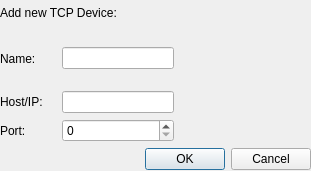
<?xml version="1.0" encoding="UTF-8"?>
<ui version="4.0">
 <class>AddDeviceDialog</class>
 <widget class="QDialog" name="AddDeviceDialog">
  <property name="geometry">
   <rect>
    <x>0</x>
    <y>0</y>
    <width>311</width>
    <height>171</height>
   </rect>
  </property>
  <property name="windowTitle">
   <string>Dialog</string>
  </property>
  <widget class="QWidget" name="layoutWidget">
   <property name="geometry">
    <rect>
     <x>0</x>
     <y>0</y>
     <width>311</width>
     <height>170</height>
    </rect>
   </property>
   <layout class="QGridLayout" name="gridLayout">
    <item row="1" column="3" rowspan="2">
     <widget class="QLabel" name="NameTakenLabel">
      <property name="text">
       <string/>
      </property>
     </widget>
    </item>
    <item row="0" column="2" colspan="2">
     <spacer name="horizontalSpacer_3">
      <property name="orientation">
       <enum>Qt::Horizontal</enum>
      </property>
      <property name="sizeHint" stdset="0">
       <size>
        <width>40</width>
        <height>20</height>
       </size>
      </property>
     </spacer>
    </item>
    <item row="3" column="0">
     <widget class="QLabel" name="addressLabel">
      <property name="text">
       <string>Host/IP:</string>
      </property>
     </widget>
    </item>
    <item row="1" column="0" rowspan="2">
     <widget class="QLabel" name="nameLabel">
      <property name="text">
       <string>Name:</string>
      </property>
     </widget>
    </item>
    <item row="3" column="3">
     <spacer name="horizontalSpacer">
      <property name="orientation">
       <enum>Qt::Horizontal</enum>
      </property>
      <property name="sizeHint" stdset="0">
       <size>
        <width>40</width>
        <height>20</height>
       </size>
      </property>
     </spacer>
    </item>
    <item row="3" column="1" colspan="2">
     <widget class="QLineEdit" name="HostEdit"/>
    </item>
    <item row="4" column="0">
     <widget class="QLabel" name="portLabel">
      <property name="text">
       <string>Port:</string>
      </property>
     </widget>
    </item>
    <item row="0" column="0" colspan="2">
     <widget class="QLabel" name="TitleLabel">
      <property name="text">
       <string>Add new TCP Device:</string>
      </property>
     </widget>
    </item>
    <item row="1" column="1" rowspan="2" colspan="2">
     <widget class="QLineEdit" name="NameEdit"/>
    </item>
    <item row="5" column="0" colspan="4">
     <widget class="QDialogButtonBox" name="buttonBox">
      <property name="orientation">
       <enum>Qt::Horizontal</enum>
      </property>
      <property name="standardButtons">
       <set>QDialogButtonBox::Cancel|QDialogButtonBox::Ok</set>
      </property>
     </widget>
    </item>
    <item row="4" column="3">
     <spacer name="horizontalSpacer_2">
      <property name="orientation">
       <enum>Qt::Horizontal</enum>
      </property>
      <property name="sizeHint" stdset="0">
       <size>
        <width>40</width>
        <height>20</height>
       </size>
      </property>
     </spacer>
    </item>
    <item row="4" column="1" colspan="2">
     <widget class="QSpinBox" name="PortEdit">
      <property name="maximum">
       <number>65535</number>
      </property>
     </widget>
    </item>
   </layout>
  </widget>
 </widget>
 <tabstops>
  <tabstop>NameEdit</tabstop>
  <tabstop>HostEdit</tabstop>
  <tabstop>PortEdit</tabstop>
 </tabstops>
 <resources/>
 <connections>
  <connection>
   <sender>buttonBox</sender>
   <signal>accepted()</signal>
   <receiver>AddDeviceDialog</receiver>
   <slot>accept()</slot>
   <hints>
    <hint type="sourcelabel">
     <x>248</x>
     <y>254</y>
    </hint>
    <hint type="destinationlabel">
     <x>157</x>
     <y>274</y>
    </hint>
   </hints>
  </connection>
  <connection>
   <sender>buttonBox</sender>
   <signal>rejected()</signal>
   <receiver>AddDeviceDialog</receiver>
   <slot>reject()</slot>
   <hints>
    <hint type="sourcelabel">
     <x>316</x>
     <y>260</y>
    </hint>
    <hint type="destinationlabel">
     <x>286</x>
     <y>274</y>
    </hint>
   </hints>
  </connection>
 </connections>
</ui>
